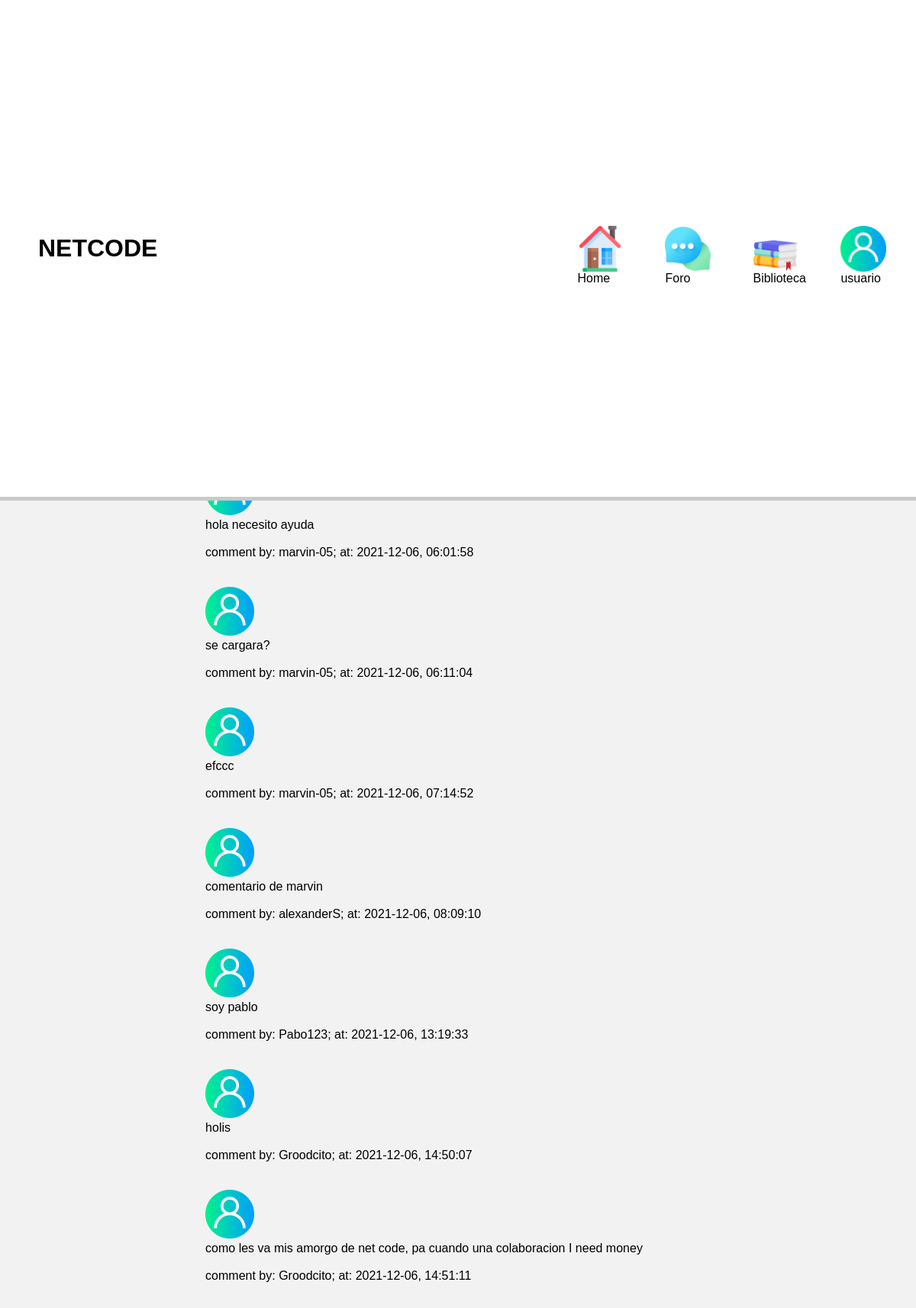
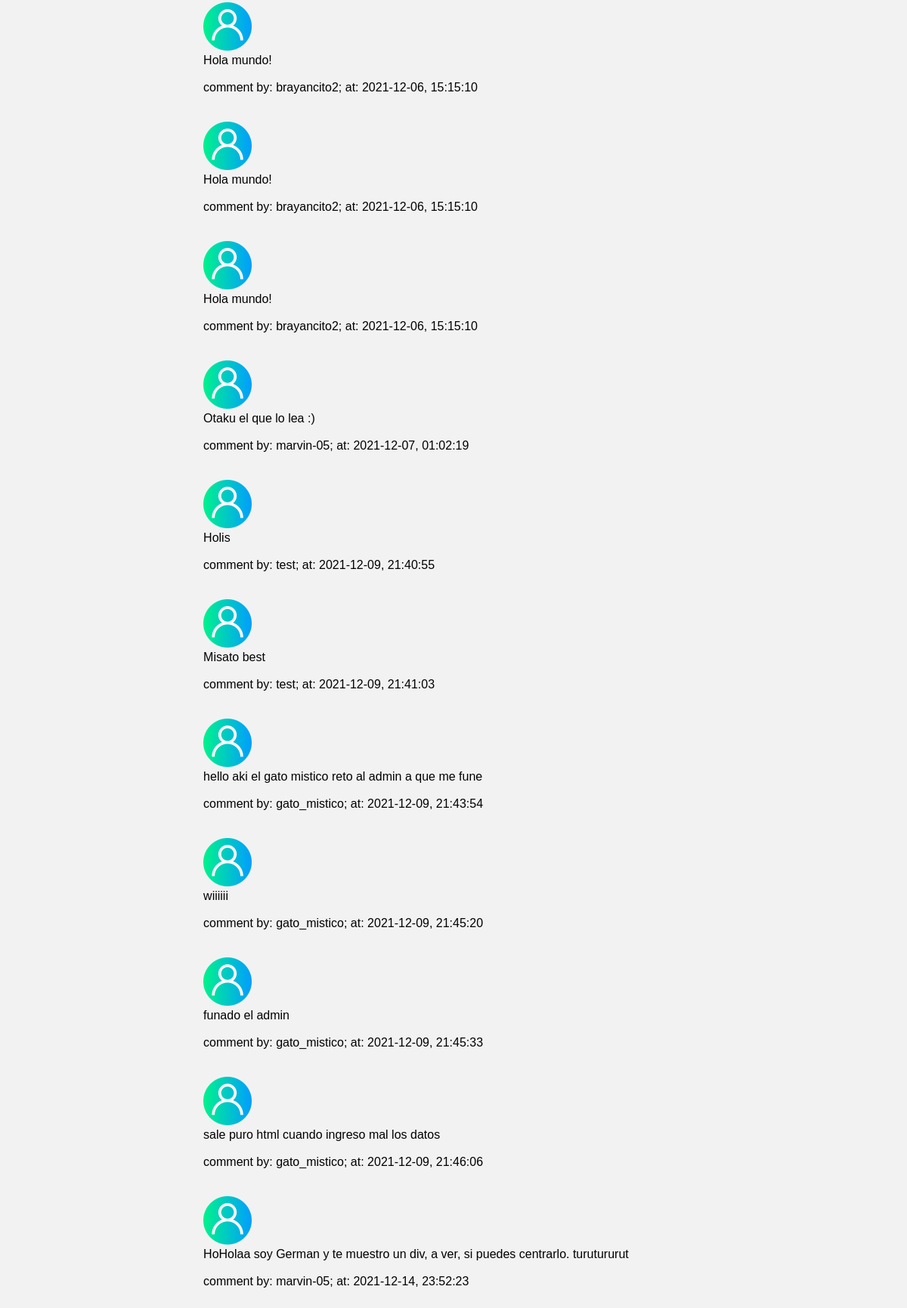
The page /foro (signed in) on the database its author committed (2 pictures, top to bottom).
### tables this page shows
CREATE TABLE 'ForoComentarios' ('Id' integer PRIMARY KEY NOT NULL, 'User_Id' integer NOT NULL, 'Comment' text NOT NULL, 'Date' date DEFAULT CURRENT_DATE, 'Time' time DEFAULT CURRENT_TIME);

CREATE TABLE 'Info_Usuario' ('Id' integer PRIMARY KEY AUTOINCREMENT NOT NULL, 'Name' text NOT NULL, 'NickName' text NOT NULL, 'EmailAddres' text NOT NULL, 'Password' text NOT NULL, 'admin' smallint DEFAULT 0);

### application.py (the view)
@app.route("/foro", methods=["GET", "POST"])
@login_required
def foro():
    if request.method == 'POST':
        if not request.form.get("comentario"):
            return "no puede generar un comentario vacio"
        comment = request.form.get("comentario")
        conn = connect()
        cursor = conn.cursor()
        cursor.execute("INSERT INTO ForoComentarios (User_Id, Comment) \
                        values (:user, :comentario)",
                        {'user':session["user_id"], 'comentario':comment})
        conn.commit()
        conn.close()
        return redirect("/foro")
    else:
        conn = connect()
        cursor = conn.cursor()
        comentarios = cursor.execute("select ForoComentarios.Id, ForoComentarios.Comment, ForoComentarios.Date, \
                                    ForoComentarios.Time, Info_Usuario.NickName from ForoComentarios \
                                    inner join Info_Usuario \
                                    on Info_Usuario.Id=ForoComentarios.User_Id")
        ids = []
        nicks = []
        comments = []
        dates = []
        times = []
        count = 0
        for r in comentarios:
            ids.append(r[0])
            nicks.append(r[4])
            comments.append(r[1])
            dates.append(r[2])
            times.append(r[3])
            count = int(count + 1)
        return render_template("Foro.html", results=count, name=nicks, date=dates, time=times, comentario=comments)

### dataRequest.py (called while the page is built)
def connect():
    try:
        conn = sqlite3.connect('Users.db')
        return conn
    except Error:
        print(Error)
        sys.exit() # Cerramos el sistema

def login_required(f):
    @wraps(f)
    def decorated_function(*args, **kwargs):
        if session.get("user_id") is None:
            return redirect("/login")
        return f(*args, **kwargs)
    return decorated_function

### templates/Foro.html (shortened to what this page needs)
 <!DOCTYPE html>
<html lang="en">
<head>
    <link rel="stylesheet" href="../static/css/cursos.css">
    <link href="../static/css/styles-foro.css" type = "text/css" rel="stylesheet"/>
</head>
<header>
            <div class="icons-enlaces">
                <ul>
                    <div class="text">
                        <h1>NETCODE</h1>
                    </div>
                    <div class="image-icon">
                        <li><a href="/admin"> <img src="../static/img/home.png" alt="homeicon"> Home</a></li>
                    </div>
                    <div class="image-icon">
                        <li><a href="#"><img src="../static/img/chat.png" alt="homeicon">Foro</a></li>
                    </div>
                    <div class="image-icon">
                        <li><a href="/formImage"> <img src="../static/img/book.png" alt="bibliotecaicon"> Biblioteca</a></li>
                    </div>
                    <div class="image-icon">
                        <li><a href="#"><img src="../static/img/usericon.png" alt="user">usuario</a></li>
                    </div>
                </ul>
            </div>
</header>
<body>
    <form action="/foro" method="post">
        <div class="container">
            <div class="rows_comentarios justify-content-center">
                <div class="col-6">
                    <h1> Bienvenido al Foro</h1>
                        <textarea class="form-control" name="comentario" cols="110"  rows="10" placeholder="Comentario"></textarea> <br><br>
                        <button class="btn" type=submit>Comentar</button> <br><br><br>
                    <div>
                        {% for i in range(results) %}
                            <img src="../static/img/usericon.png" width="64" height="64" alt="">
                            <p>
                                {{comentario[loop.index - 1]}} <br><br>
                                comment by: {{name[loop.index - 1]}}; at: <span>{{date[loop.index - 1]}}, {{time[loop.index - 1]}}</span> <br>
                            </p>
                            <br><br>
                        {% endfor %}
                    </div>
                </div>
            </div>
        </div>
</body>
</html>

### static/css/cursos.css (style rules this page uses)
*, *:after, *:before { margin: 0; padding: 0; box-sizing: border-box; }
header { background-color: white; position: fixed; width:100%; height: 19%; display: flex; justify-content: space-between; align-items: center; border-style: solid; border-color: #827E826B; border-width: 0px 0px 5px 0px; margin-bottom: 19%; z-index: 10000; }
header .icons-enlaces ul { display:flex; justify-content: center; align-items: center; }
header .icons-enlaces ul .text h1 { float: right; font-family: 'M PLUS Code Latin', sans-serif; text-align: center; margin-left: 50px; margin-right: 550px; }
header .icons-enlaces ul .image-icon li { List-style: none; font-family: 'M PLUS Code Latin', sans-serif; }
header .icons-enlaces ul .image-icon li a { margin-left: 100px; text-decoration: none; padding: 6px 15px; color: black; border-radius: 20px; justify-content: center; align-items: center; height: 100%; }
header .icons-enlaces ul .image-icon li a:link { text-decoration: none; }
header .icons-enlaces .image-icon li a img { display:flex; justify-content: space-between; align-items: center; width: 60px; height: 60px; cursor:pointer; }
body { overflow-x: hidden; }

### static/css/styles-foro.css (style rules this page uses)
body { background:#f2f2f2; font-family:sans-serif; display: flex; }
body .container { width: 100%; display: flex; postion: absolute; margin-top: 15%; margin-left: 30%; }
h1 { margin-left: 0%; text-align: center; margin-bottom:10%; margin-top: 10%; }
.btn { margin-left: 88%; border: 5px solid blue; background: #FFF; width:100px; height:50px; }

### rows shown on the page
ForoComentarios: Comment "hola necesito ayuda", Date "2021-12-06", Time "06:01:58"
Info_Usuario: NickName "marvin-05" "marvin-05" "marvin-05" "marvin-05" "marvin-05"
ForoComentarios: Comment "se cargara?", Date "2021-12-06", Time "06:11:04"
ForoComentarios: Comment "efccc", Date "2021-12-06", Time "07:14:52"
ForoComentarios: Comment "comentario de marvin", Date "2021-12-06", Time "08:09:10"
Info_Usuario: NickName "alexanderS"
ForoComentarios: Comment "soy pablo", Date "2021-12-06", Time "13:19:33"
Info_Usuario: NickName "Pabo123"
ForoComentarios: Comment "holis", Date "2021-12-06", Time "14:50:07"
Info_Usuario: NickName "Groodcito" "Groodcito"
ForoComentarios: Comment "como les va mis amorgo de net code, pa cuando una colaboracion I need money", Date "2021-12-06", Time "14:51:11"
ForoComentarios: Comment "Hola mundo!", Date "2021-12-06", Time "15:15:10"
Info_Usuario: NickName "brayancito2" "brayancito2" "brayancito2"
ForoComentarios: Comment "Hola mundo!", Date "2021-12-06", Time "15:15:10"
ForoComentarios: Comment "Hola mundo!", Date "2021-12-06", Time "15:15:10"
ForoComentarios: Comment "Otaku el que lo lea :)", Date "2021-12-07", Time "01:02:19"
ForoComentarios: Comment "Holis", Date "2021-12-09", Time "21:40:55"
Info_Usuario: NickName "test" "test"
ForoComentarios: Comment "Misato best", Date "2021-12-09", Time "21:41:03"
ForoComentarios: Comment "hello aki el gato mistico reto al admin a que me fune", Date "2021-12-09", Time "21:43:54"
Info_Usuario: NickName "gato_mistico" "gato_mistico" "gato_mistico" "gato_mistico"
ForoComentarios: Comment "wiiiiii", Date "2021-12-09", Time "21:45:20"
ForoComentarios: Comment "funado el admin", Date "2021-12-09", Time "21:45:33"
ForoComentarios: Comment "sale puro html cuando ingreso mal los datos", Date "2021-12-09", Time "21:46:06"
ForoComentarios: Comment "HoHolaa soy German y te muestro un div, a ver, si puedes centrarlo. turutururut", Date "2021-12-14", Time "23:52:23"
